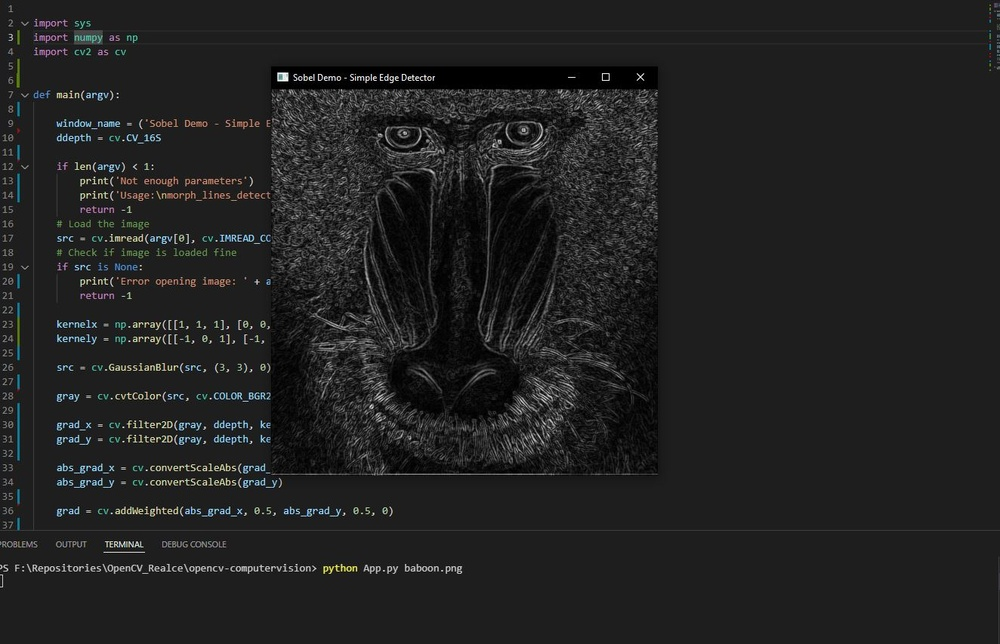
#> input picture Capturar.JPG, 1000 x 644 px, shrunk from 1324 x 853 before the run
$ python Negativo.py Capturar.JPG
#> lines starting #> are read from the running program, lines starting #| are printed output that depends on the picture
import sys
import numpy as np
import cv2 as cv


def main(argv):

    window_name = ('Prewitt - Simple Edge Detector')
    ddepth = cv.CV_16S

    if len(argv) < 1:
        print('Not enough parameters')
        print('Usage:\nmorph_lines_detection.py < path_to_image >')
        return -1
    # Load the image
    src = cv.imread(argv[0], cv.IMREAD_COLOR)
#> src is the input picture: shape (644, 1000, 3); mean B, G, R 33.4, 33.5, 33.2
    # Check if image is loaded fine
    if src is None:
        print('Error opening image: ' + argv[0])
        return -1

    img_neg = 255 - src
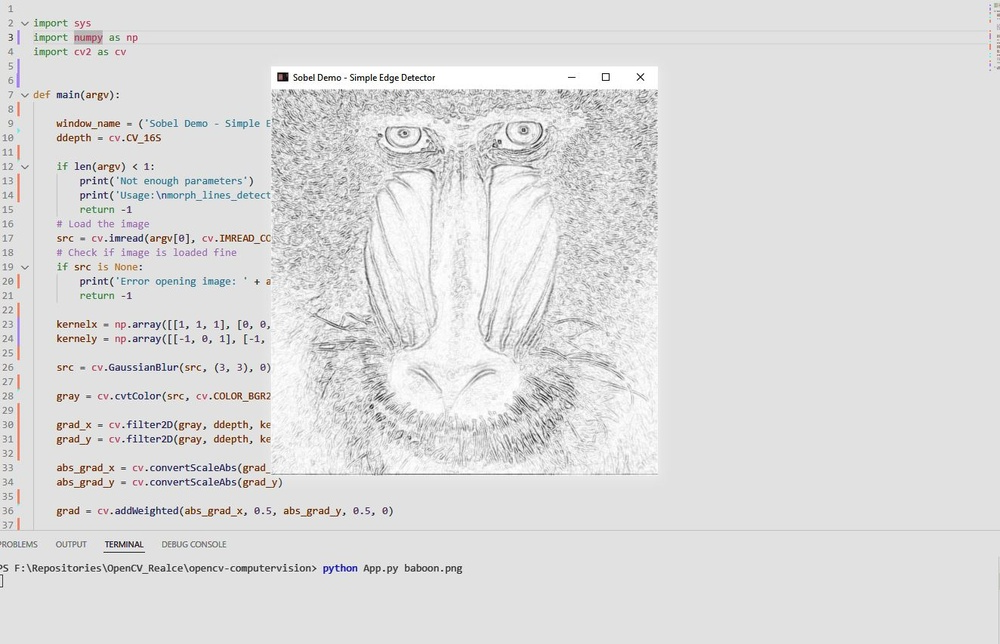
#> img_neg: shape (644, 1000, 3); mean B, G, R 221.6, 221.5, 221.8

    cv.imshow(window_name, img_neg)
    cv.waitKey(0)

    return 0


if __name__ == "__main__":
    main(sys.argv[1:])
